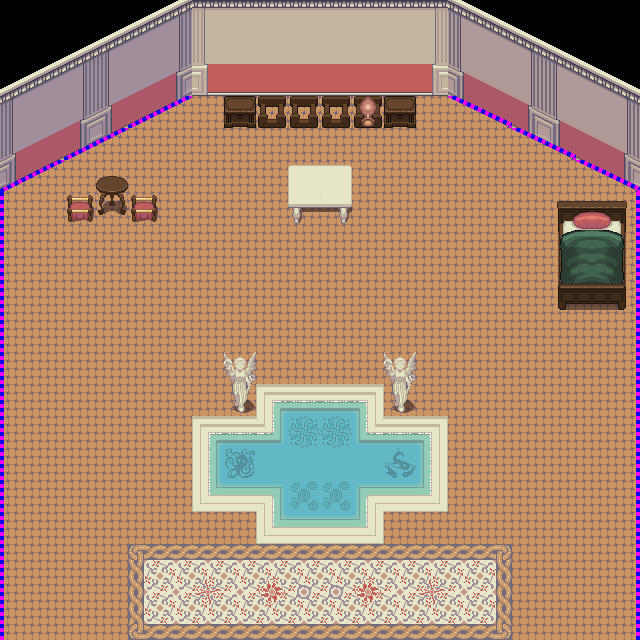

Rendered tile map (Tiled .tmx) drawn with the repository's tilesets; below, a short description and the full map source, tile grids included:
An orthogonal 20x20 tile map with 32x32 px tiles, 7 tile layers (Ground, Ground 2, Water, C-Objects, ...), 4 tilesets and 1 object (exitvillagehouse1).

<map version="1.2" tiledversion="1.3.5" orientation="orthogonal" renderorder="right-down" width="20" height="20" tilewidth="32" tileheight="32" infinite="0" nextlayerid="10" nextobjectid="2">
 <properties>
  <property name="delay" type="int" value="2" />
  <property name="outdoors" type="int" value="0" />
 </properties>
 <tileset firstgid="1" source="Roman.tsx" />
 <tileset firstgid="257" source="Roman Architecture.tsx" />
 <tileset firstgid="1281" source="Trigger.tsx" />
 <tileset firstgid="1285" source="Colliders.tsx" />
 <layer id="1" name="Ground" width="20" height="20">
  <data encoding="csv">
0,0,0,0,0,0,0,10,10,10,10,10,0,0,0,0,0,0,0,0,
0,0,0,0,0,0,0,0,0,10,10,10,0,0,0,0,0,0,0,0,
0,0,0,0,10,0,0,0,0,10,10,10,0,0,0,0,0,0,0,0,
10,10,10,10,10,10,10,10,10,10,10,10,10,10,10,10,10,10,10,10,
10,10,10,10,10,10,10,10,10,10,10,10,10,10,10,10,10,10,10,10,
10,10,10,10,10,10,10,10,10,10,10,10,10,10,10,10,10,10,10,10,
10,10,10,10,10,10,10,10,10,10,10,10,10,10,10,10,10,10,10,10,
10,10,10,10,10,10,10,10,10,10,10,10,10,10,10,10,10,10,10,10,
10,10,10,10,10,10,10,10,10,10,10,10,10,10,10,10,10,10,10,10,
10,10,10,10,10,10,10,10,10,10,10,10,10,10,10,10,10,10,10,10,
10,10,10,10,10,10,10,10,10,10,10,10,10,10,10,10,10,10,10,10,
10,10,10,10,10,10,10,10,10,10,10,10,10,10,10,10,10,10,10,10,
10,10,10,10,10,10,10,10,10,10,10,10,10,10,10,10,10,10,10,10,
10,10,10,10,10,10,10,10,10,10,10,10,10,10,10,10,10,10,10,10,
10,10,10,10,10,10,10,10,10,10,10,10,10,10,10,10,10,10,10,10,
10,10,10,10,10,10,10,10,10,10,10,10,10,10,10,10,10,10,10,10,
10,10,10,10,10,10,10,10,10,10,10,10,10,10,10,10,10,10,10,10,
10,10,10,10,10,10,10,10,10,10,10,10,10,10,10,10,10,10,10,10,
10,10,10,10,10,10,10,10,10,10,10,10,10,10,10,10,10,10,10,10,
10,10,10,10,10,10,10,10,10,10,10,10,10,10,10,10,10,10,10,10
</data>
 </layer>
 <layer id="2" name="Ground 2" width="20" height="20">
  <data encoding="csv">
0,0,0,317,348,349,0,0,0,0,0,0,0,0,343,344,311,0,0,0,
0,317,348,349,0,0,0,0,0,0,0,0,0,0,0,0,343,344,311,0,
348,349,0,0,0,0,0,0,0,0,0,0,0,0,0,0,0,0,343,344,
0,0,0,0,143,144,0,0,0,0,0,0,0,0,129,130,0,0,0,0,
0,0,157,158,0,0,0,0,0,0,0,0,0,0,0,0,147,148,0,0,
171,172,0,0,0,0,0,0,0,0,0,0,0,0,0,0,0,0,165,166,
0,0,0,0,0,0,0,0,0,0,0,0,0,0,0,0,0,0,0,0,
0,0,0,0,0,0,0,0,0,0,0,0,0,0,0,0,0,0,0,0,
0,0,0,0,0,0,0,0,0,0,0,0,0,0,0,0,0,0,0,0,
0,0,0,0,0,0,0,0,0,0,0,0,0,0,0,0,0,0,0,0,
0,0,0,0,0,0,0,0,0,0,0,0,0,0,0,0,0,0,0,0,
0,0,0,0,0,0,0,0,0,0,0,0,0,0,0,0,0,0,0,0,
0,0,0,0,0,0,0,0,0,0,0,0,0,0,0,0,0,0,0,0,
0,0,0,0,0,0,0,0,0,0,0,0,0,0,0,0,0,0,0,0,
0,0,0,0,0,0,0,0,0,0,0,0,0,0,0,0,0,0,0,0,
0,0,0,0,0,0,0,0,0,0,0,0,0,0,0,0,0,0,0,0,
0,0,0,0,0,0,0,0,0,0,0,0,0,0,0,0,0,0,0,0,
0,0,0,0,11,12,12,12,12,12,12,12,12,12,12,13,0,0,0,0,
0,0,0,0,42,44,60,44,43,28,28,43,44,60,44,46,0,0,0,0,
0,0,0,0,75,76,76,76,76,76,76,76,76,76,76,77,0,0,0,0
</data>
 </layer>
 <layer id="5" name="Water" width="20" height="20">
  <data encoding="csv">
0,0,0,0,0,0,0,0,0,0,0,0,0,0,0,0,0,0,0,0,
0,0,0,0,0,0,0,0,0,0,0,0,0,0,0,0,0,0,0,0,
0,0,0,0,0,0,0,0,0,0,0,0,0,0,0,0,0,0,0,0,
0,0,0,0,0,0,0,0,0,0,0,0,0,0,0,0,0,0,0,0,
0,0,0,0,0,0,0,0,0,0,0,0,0,0,0,0,0,0,0,0,
0,0,0,0,0,0,0,0,0,0,0,0,0,0,0,0,0,0,0,0,
0,0,0,0,0,0,0,0,0,0,0,0,0,0,0,0,0,0,0,0,
0,0,0,0,0,0,0,0,0,0,0,0,0,0,0,0,0,0,0,0,
0,0,0,0,0,0,0,0,0,0,0,0,0,0,0,0,0,0,0,0,
0,0,0,0,0,0,0,0,0,0,0,0,0,0,0,0,0,0,0,0,
0,0,0,0,0,0,0,0,0,0,0,0,0,0,0,0,0,0,0,0,
0,0,0,0,0,0,0,0,0,0,0,0,0,0,0,0,0,0,0,0,
0,0,0,0,0,0,0,0,6,7,7,8,0,0,0,0,0,0,0,0,
0,0,0,0,0,0,21,7,22,23,23,24,7,25,0,0,0,0,0,0,
0,0,0,0,0,0,37,38,39,39,39,39,40,41,0,0,0,0,0,0,
0,0,0,0,0,0,53,71,54,55,55,56,71,57,0,0,0,0,0,0,
0,0,0,0,0,0,0,0,70,71,71,72,0,0,0,0,0,0,0,0,
0,0,0,0,0,0,0,0,0,0,0,0,0,0,0,0,0,0,0,0,
0,0,0,0,0,0,0,0,0,0,0,0,0,0,0,0,0,0,0,0,
0,0,0,0,0,0,0,0,0,0,0,0,0,0,0,0,0,0,0,0
</data>
 </layer>
 <layer id="3" name="C-Objects" width="20" height="20">
  <data encoding="csv">
0,0,0,0,95,96,135,136,136,136,136,136,136,138,81,82,0,0,0,0,
0,0,109,110,111,112,151,152,152,152,152,152,152,154,97,98,99,100,0,0,
123,124,125,126,127,128,167,168,168,168,168,168,168,170,113,114,115,116,117,118,
139,140,141,142,0,0,0,174,92,92,92,91,174,0,0,0,131,132,133,134,
155,156,0,0,0,0,0,0,0,0,0,0,0,0,0,0,0,0,149,150,
0,0,0,49,0,0,0,0,0,85,86,0,0,0,0,0,0,0,0,0,
0,0,84,65,84,0,0,0,0,101,102,0,0,0,0,0,0,185,186,187,
0,0,0,0,0,0,0,0,0,0,0,0,0,0,0,0,0,201,202,203,
0,0,0,0,0,0,0,0,0,0,0,0,0,0,0,0,0,217,218,219,
0,0,0,0,0,0,0,0,0,0,0,0,0,0,0,0,0,233,234,235,
0,0,0,0,0,0,0,0,0,0,0,0,0,0,0,0,0,0,0,0,
0,0,0,0,0,0,0,145,0,0,0,0,145,0,0,0,0,0,0,0,
0,0,0,0,0,0,0,161,0,0,0,0,161,0,0,0,0,0,0,0,
0,0,0,0,0,0,0,0,0,0,0,0,0,0,0,0,0,0,0,0,
0,0,0,0,0,0,0,0,0,0,0,0,0,0,0,0,0,0,0,0,
0,0,0,0,0,0,0,0,0,0,0,0,0,0,0,0,0,0,0,0,
0,0,0,0,0,0,0,0,0,0,0,0,0,0,0,0,0,0,0,0,
0,0,0,0,0,0,0,0,0,0,0,0,0,0,0,0,0,0,0,0,
0,0,0,0,0,0,0,0,0,0,0,0,0,0,0,0,0,0,0,0,
0,0,0,0,0,0,0,0,0,0,0,0,0,0,0,0,0,0,0,0
</data>
 </layer>
 <layer id="9" name="M-Objects" width="20" height="20">
  <data encoding="csv">
0,0,0,0,0,0,0,0,0,0,0,0,0,0,0,0,0,0,0,0,
0,0,0,0,0,0,0,0,0,0,0,0,0,0,0,0,0,0,0,0,
0,0,0,0,0,0,0,0,0,0,0,0,0,0,0,0,0,0,0,0,
0,0,0,0,0,0,0,0,0,0,0,0,0,0,0,0,0,0,0,0,
0,0,0,0,0,0,0,0,0,0,0,0,0,0,0,0,0,0,0,0,
0,0,0,0,0,0,0,0,0,0,0,0,0,0,0,0,0,0,0,0,
0,0,0,0,0,0,0,0,0,0,0,0,0,0,0,0,0,0,0,0,
0,0,0,0,0,0,0,0,0,0,0,0,0,0,0,0,0,0,0,0,
0,0,0,0,0,0,0,0,0,0,0,0,0,0,0,0,0,0,0,0,
0,0,0,0,0,0,0,0,0,0,0,0,0,0,0,0,0,0,0,0,
0,0,0,0,0,0,0,0,0,0,0,0,0,0,0,0,0,0,0,0,
0,0,0,0,0,0,0,0,0,0,0,0,0,0,0,0,0,0,0,0,
0,0,0,0,0,0,0,0,0,0,0,0,0,0,0,0,0,0,0,0,
0,0,0,0,0,0,0,0,0,0,0,0,0,0,0,0,0,0,0,0,
0,0,0,0,0,0,0,0,0,0,0,0,0,0,0,0,0,0,0,0,
0,0,0,0,0,0,0,0,0,0,0,0,0,0,0,0,0,0,0,0,
0,0,0,0,0,0,0,0,0,0,0,0,0,0,0,0,0,0,0,0,
0,0,0,0,0,0,0,0,0,0,0,0,0,0,0,0,0,0,0,0,
0,0,0,0,0,0,0,0,0,0,0,0,0,0,0,0,0,0,0,0,
0,0,0,0,0,0,0,0,0,0,0,0,0,0,0,0,0,0,0,0
</data>
 </layer>
 <layer id="4" name="N-Objects" width="20" height="20" locked="1">
  <data encoding="csv">
0,0,0,0,0,0,0,0,0,0,0,0,0,0,0,0,0,0,0,0,
0,0,0,0,0,0,0,0,0,0,0,0,0,0,0,0,0,0,0,0,
0,0,0,0,0,0,0,0,0,0,0,0,0,0,0,0,0,0,0,0,
0,0,0,0,0,0,0,0,0,0,0,0,0,0,0,0,0,0,0,0,
0,0,0,0,0,0,0,0,0,0,0,0,0,0,0,0,0,0,0,0,
0,0,0,0,0,0,0,0,0,0,0,0,0,0,0,0,0,0,0,0,
0,0,0,0,0,0,0,0,0,0,0,0,0,0,0,0,0,0,0,0,
0,0,0,0,0,0,0,0,0,0,0,0,0,0,0,0,0,0,0,0,
0,0,0,0,0,0,0,0,0,0,0,0,0,0,0,0,0,0,0,0,
0,0,0,0,0,0,0,0,0,0,0,0,0,0,0,0,0,0,0,0,
0,0,0,0,0,0,0,0,0,0,0,0,0,0,0,0,0,0,0,0,
0,0,0,0,0,0,0,0,0,0,0,0,0,0,0,0,0,0,0,0,
0,0,0,0,0,0,0,0,0,0,0,0,0,0,0,0,0,0,0,0,
0,0,0,0,0,0,0,0,0,0,0,0,0,0,0,0,0,0,0,0,
0,0,0,0,0,0,0,0,0,0,0,0,0,0,0,0,0,0,0,0,
0,0,0,0,0,0,0,0,0,0,0,0,0,0,0,0,0,0,0,0,
0,0,0,0,0,0,0,0,0,0,0,0,0,0,0,0,0,0,0,0,
0,0,0,0,0,0,0,0,0,0,0,0,0,0,0,0,0,0,0,0,
0,0,0,0,0,0,0,0,0,0,0,0,0,0,0,0,0,0,0,0,
0,0,0,0,0,0,0,0,0,0,0,0,0,0,0,0,0,0,0,0
</data>
 </layer>
 <layer id="8" name="Colliders" width="20" height="20">
  <data encoding="csv">
0,0,0,0,0,0,0,0,0,0,0,0,0,0,0,0,0,0,0,0,
0,0,0,0,0,0,0,0,0,0,0,0,0,0,0,0,0,0,0,0,
0,0,0,0,0,0,0,0,0,0,0,0,0,0,0,0,0,0,0,0,
0,0,0,0,1291,1292,0,0,0,0,0,0,0,0,1287,1288,0,0,0,0,
0,0,1291,1292,0,0,0,0,0,0,0,0,0,0,0,0,1287,1288,0,0,
1291,1292,0,0,0,0,0,0,0,0,0,0,0,0,0,0,0,0,1287,1288,
1286,0,0,0,0,0,0,0,0,0,0,0,0,0,0,0,0,0,0,1290,
1286,0,0,0,0,0,0,0,0,0,0,0,0,0,0,0,0,0,0,1290,
1286,0,0,0,0,0,0,0,0,0,0,0,0,0,0,0,0,0,0,1290,
1286,0,0,0,0,0,0,0,0,0,0,0,0,0,0,0,0,0,0,1290,
1286,0,0,0,0,0,0,0,0,0,0,0,0,0,0,0,0,0,0,1290,
1286,0,0,0,0,0,0,0,0,0,0,0,0,0,0,0,0,0,0,1290,
1286,0,0,0,0,0,0,0,0,0,0,0,0,0,0,0,0,0,0,1290,
1286,0,0,0,0,0,0,0,0,0,0,0,0,0,0,0,0,0,0,1290,
1286,0,0,0,0,0,0,0,0,0,0,0,0,0,0,0,0,0,0,1290,
1286,0,0,0,0,0,0,0,0,0,0,0,0,0,0,0,0,0,0,1290,
1286,0,0,0,0,0,0,0,0,0,0,0,0,0,0,0,0,0,0,1290,
1286,0,0,0,0,0,0,0,0,0,0,0,0,0,0,0,0,0,0,1290,
1286,0,0,0,0,0,0,0,0,0,0,0,0,0,0,0,0,0,0,1290,
1286,0,0,0,0,0,0,0,0,0,0,0,0,0,0,0,0,0,0,1290
</data>
 </layer>
 <objectgroup id="7" name="Triggers">
  <object id="1" name="exitvillagehouse1" gid="1281" x="32" y="640" width="576" height="32">
   <properties>
    <property name="delay" type="int" value="2" />
   </properties>
  </object>
 </objectgroup>
</map>
